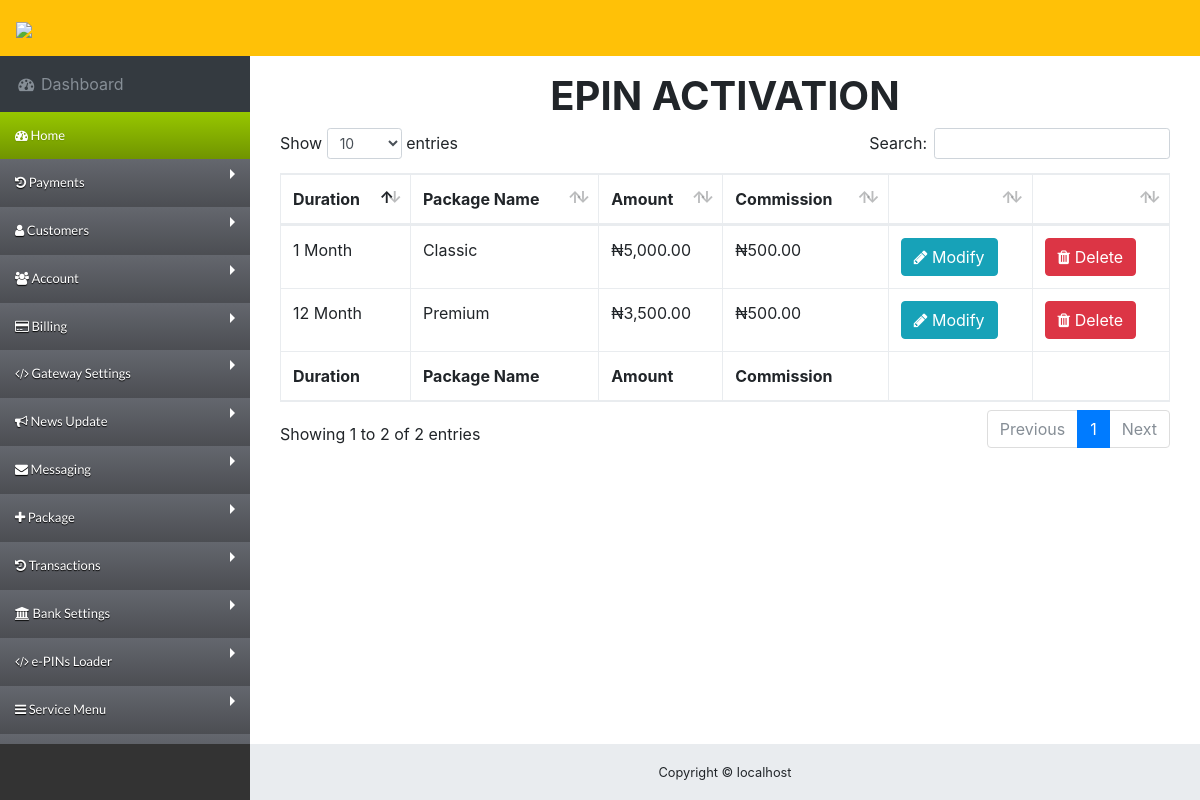
Page /app/administrator/epin-pricing.php (signed in) on the committed database.
### tables this page shows
CREATE TABLE `epin_package` (
  `serial` int(11) NOT NULL,
  `duration` varchar(50) DEFAULT NULL,
  `plan` varchar(50) DEFAULT NULL,
  `amount` varchar(50) DEFAULT NULL,
  `commission` varchar(50) DEFAULT NULL
);

### app/administrator/epin-pricing.php (the view, shortened to what this page needs)
<?php
require('../db.php');
include('../inc/logo.php');
include('inc/header.php');
?>
<body class="fixed-nav sticky-footer bg-dark" id="page-top">
 <?php include('inc/nav.php');?>
      </ul>
    </div>
  </nav>
  <div class="content-wrapper">
    <div class="container-fluid">
      <div class="row">
        <div class="col-12">
     <div class="table-responsive">
     <h1 class="w3-xxxlarge w3-text-yellow" align="center"><b>EPIN ACTIVATION </b></h1>
     <?php
		$Runqry = $conn->query("SELECT * FROM epin_package");
		?>
     <table class="table table-bordered" id="dataTable" width="100%" cellspacing="0">
            <thead>
              <tr>
                 <th>Duration</td>
                <th>Package Name</td>
                <th>Amount</td>
                <th>Commission</td>
                <th></th>
                <th></th>
              </tr>
              </thead>
              <tfoot>
              <tr>
                    <th>Duration</td>
                <th>Package Name</td>
                <th>Amount</td>
                <th>Commission</td>
              <th></th>
              <th></th>
              </tr>
              </tfoot>
              <tbody>
                <?php
               while($row = $Runqry->fetch_assoc()){ ?>
                <tr>
                  <td><?php echo strtoupper($row['duration']).' Month'; ?></td>
                  <td><?php echo $row['plan']; ?></td>
                    <td><?php echo '&#8358;'.number_format($row['amount'],2); ?></td>
                    <td><?php echo '&#8358;'.number_format($row['commission'],2); ?></td>
                    <td><a href="epin_price_update.php?id=<?php echo $row['serial']; ?>" class="btn btn-info" ><i class="fa fa-pencil"></i> Modify</a></td>
                    <td><a href="delete_epinplan.php?id=<?php echo $row['serial']; ?>" class="btn btn-danger" ><i class="fa fa-trash"></i> Delete</a></td>
                </tr>
              <?php } ?>
                </tbody>
            </table>
</div>
    </div>
    <?php include('inc/footer.php');?>

### app/administrator/css/sb-admin.css (style rules this page uses)
html { position: relative; min-height: 100%; }
body { overflow-x: hidden; }
body.sticky-footer { margin-bottom: 56px; }
body.sticky-footer .content-wrapper { min-height: calc(100vh - 56px - 56px); }
body.fixed-nav { padding-top: 56px; }
.content-wrapper { min-height: calc(100vh - 56px); padding-top: 1rem; }
.content-wrapper { overflow-x: hidden; background: white; }
@media (min-width: 992px) { .content-wrapper { margin-left: 250px; } }

### app/administrator/inc/header.php (style rules this page uses)
* { box-sizing: border-box; }
.row:after { content: ""; display: table; clear: both; }

### rows in the picture
epin_package: duration "1", plan "Classic", amount "5,000.00", commission "500.00"
epin_package: duration "12", plan "Premium", amount "3,500.00", commission "500.00"

### other values in the picture
$_SERVER['SERVER_NAME'] "localhost"
